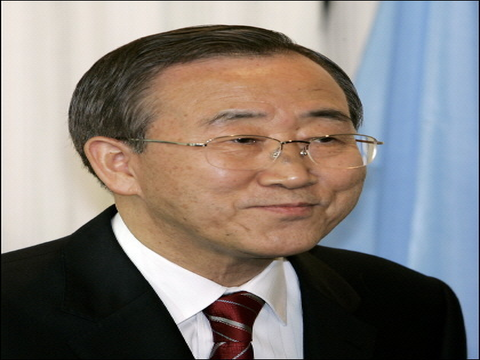
#> input picture AWEForSegmentation/test/0003.png, 480 x 360 px; its folder holds only this picture in this run
$ python main.py
#> lines starting #> are read from the running program, lines starting #| are printed output that depends on the picture; after the words box and inside, x2 and y2 are one past the last pixel; in counts of white or black regions, pixels touching at a corner belong together
#> further down, testImage is the input picture: shape (360, 480, 3); mean B, G, R 119.8, 124.1, 131.2
import cv2.cv2 as cv
import numpy as np
import os
from statistics import mean

left_ear_cascade = cv.CascadeClassifier('haarcascade_mcs_leftear.xml')
right_ear_cascade = cv.CascadeClassifier('haarcascade_mcs_rightear.xml')


def detectionAccuracy(maskDetected, maskCorrect):
    blended = cv.addWeighted(maskDetected, 0.5, maskCorrect, 0.5, 0.0)
    blendedGrey = cv.cvtColor(blended, cv.COLOR_BGR2GRAY)

    intersection = np.sum(blendedGrey == 203)
    union = np.sum(blendedGrey == 128) + np.sum(blendedGrey == 75) + intersection
    accuracy = round(intersection/union, 3)

    # cv.imshow('blended', blendedGrey)
    # cv.waitKey(0)
    # print(accuracy)

    return accuracy


def maskCoordinates(image):
    mask = np.array(np.where(np.array(image) == 255))
    firstWhitePixel = mask[:, 0]
    lastWhitePixel = mask[:, -1]
    return firstWhitePixel[0], firstWhitePixel[1], lastWhitePixel[0], lastWhitePixel[1]


def detectEars(testImage, scale, neighbours):
#> called with scale = 1.01, neighbours = 1
    height, width, channels = testImage.shape
#> height = 360; width = 480; channels = 3
    testImageGray = cv.cvtColor(testImage, cv.COLOR_BGR2GRAY)
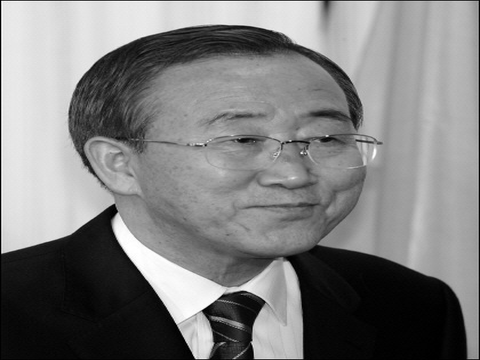
#> testImageGray: shape (360, 480); min 0, max 255, mean 125.8

    left_ears = left_ear_cascade.detectMultiScale(testImageGray, scale, neighbours)
#> left_ears = [[84, 142, 13, 22], [71, 126, 20, 33], [94, 136, 34, 57], [114, 203, 39, 65]]
    right_ears = right_ear_cascade.detectMultiScale(testImageGray, scale, neighbours)
#> right_ears = ()

    maskDetected = np.zeros(shape=[height, width, channels], dtype=np.uint8)

    for (x, y, w, h) in left_ears:
        maskDetected = cv.rectangle(maskDetected, (x, y), (x + w, y + h), (0, 255, 0), -1)
#> this loop made 4 passes
#> pass 1, in detectEars, `maskDetected = cv.rectangle(maskDetected, (x, y), (x + w, y + h), (0, ..`:
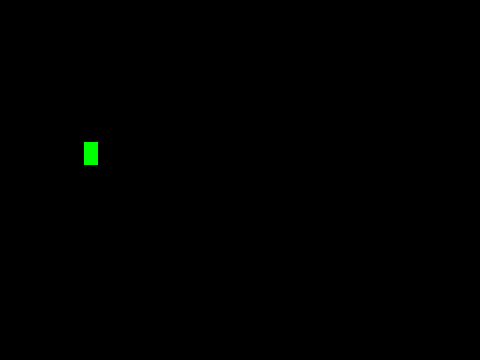
#> maskDetected: shape (360, 480, 3); mean of channels 0, 1, 2 0, 0.5, 0; drawn as B, G, R
#> pass 2, in detectEars, `maskDetected = cv.rectangle(maskDetected, (x, y), (x + w, y + h), (0, ..`:
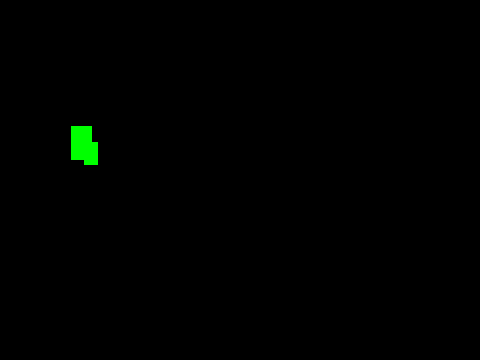
#> maskDetected: shape (360, 480, 3); 0.33% of pixels changed, all inside (x1, y1, x2, y2) = (71, 126, 92, 160); drawn as B, G, R
#> pass 3, in detectEars, `maskDetected = cv.rectangle(maskDetected, (x, y), (x + w, y + h), (0, ..`:
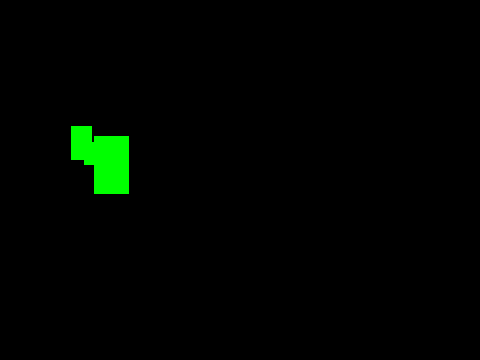
#> maskDetected: shape (360, 480, 3); 1.12% of pixels changed, all inside (x1, y1, x2, y2) = (94, 136, 129, 194); drawn as B, G, R
#> after the loop:
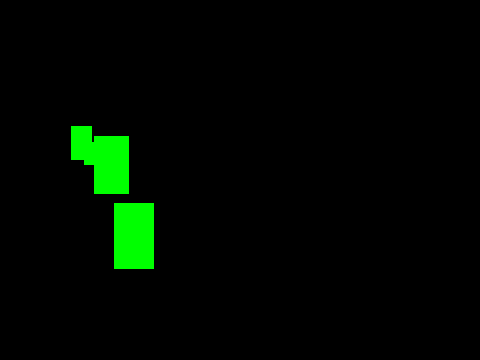
#> maskDetected: shape (360, 480, 3); 1.53% of pixels changed, all inside (x1, y1, x2, y2) = (114, 203, 154, 269); drawn as B, G, R

    for (x, y, w, h) in right_ears:
        maskDetected = cv.rectangle(maskDetected, (x, y), (x + w, y + h), (0, 255, 0), -1)
#> this loop made 0 passes

    return maskDetected


if __name__ == '__main__':
    testImageDir = 'AWEForSegmentation/test/'
    maskImageDir = 'AWEForSegmentation/testannot_rect/'

    testImageFilenames = sorted(os.listdir(testImageDir))

    for scale in np.arange(1.01, 1.5, 0.05):
        for neighbours in range(1, 6, 1):
            accuracies = []

            for filename in testImageFilenames:
                testImage = cv.imread(testImageDir + filename)

                try:
                    maskDetected = detectEars(testImage, scale, neighbours)
                    maskCorrect = cv.imread(maskImageDir + filename)
                    accuracy = detectionAccuracy(maskDetected, maskCorrect)
#> in detectionAccuracy, `blended = cv.addWeighted(maskDetected, 0.5, maskCorrect, 0.5, 0.0)`:
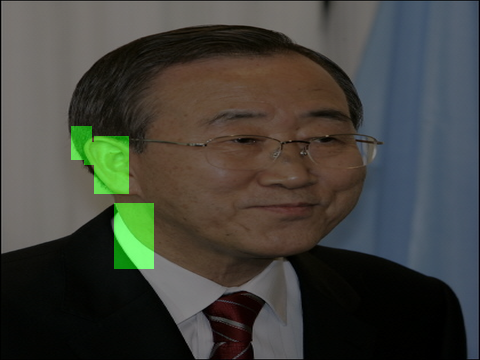
#> blended: shape (360, 480, 3); mean of channels 0, 1, 2 59.9, 66.1, 65.6; drawn as B, G, R
#> in detectionAccuracy, `blendedGrey = cv.cvtColor(blended, cv.COLOR_BGR2GRAY)`:
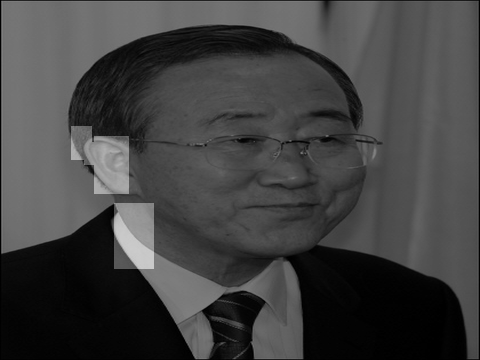
#> blendedGrey: shape (360, 480); min 0, max 203, mean 65.2
#> in detectionAccuracy, `intersection = np.sum(blendedGrey == 203)`: intersection = 32
#> in detectionAccuracy, `union = np.sum(blendedGrey == 128) + np.sum(blendedGrey == 75) + inter..`: union = 2693
#> in detectionAccuracy, `accuracy = round(intersection/union, 3)`: accuracy = 0.012
#> accuracy = 0.012
                    accuracies.append(accuracy)
                    # print(filename, accuracy)
                except:
                    print(f'There was an exception during detecting ears in file {filename}')

            print(f'Average detection accuracy: {mean(accuracies)} with scale {scale} and neighbours {neighbours}')
#| Average detection accuracy: 0.012 with scale 1.01 and neighbours 1
        print()
